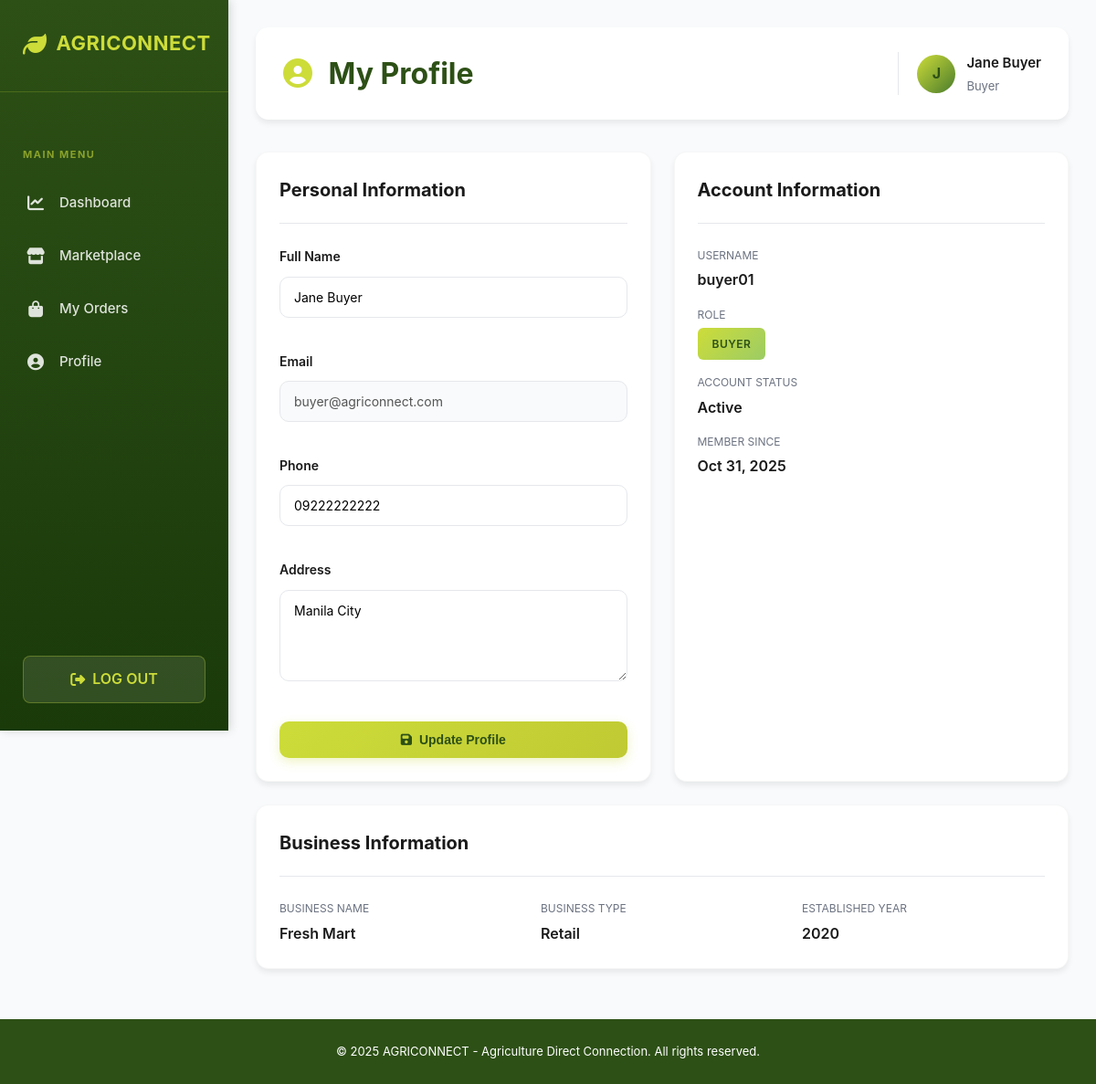
/pages/profile/user-profile.php (signed in), run on the app's committed database.
### tables this page shows
CREATE TABLE users (
    user_id INT PRIMARY KEY AUTO_INCREMENT,
    username VARCHAR(50) UNIQUE NOT NULL,
    email VARCHAR(100) UNIQUE NOT NULL,
    password VARCHAR(255) NOT NULL,
    full_name VARCHAR(100) NOT NULL,
    phone VARCHAR(15),
    address TEXT,
    role ENUM('admin', 'farmer', 'buyer') NOT NULL,
    profile_image VARCHAR(255),
    is_active BOOLEAN DEFAULT TRUE,
    created_at TIMESTAMP DEFAULT CURRENT_TIMESTAMP,
    updated_at TIMESTAMP DEFAULT CURRENT_TIMESTAMP ON UPDATE CURRENT_TIMESTAMP
);

CREATE TABLE buyers (
    buyer_id INT PRIMARY KEY AUTO_INCREMENT,
    user_id INT NOT NULL UNIQUE,
    business_name VARCHAR(100),
    business_type VARCHAR(50),
    established_year INT,
    created_at TIMESTAMP DEFAULT CURRENT_TIMESTAMP,
    FOREIGN KEY (user_id) REFERENCES users(user_id) ON DELETE CASCADE
);

### includes/auth-check.php (called while the page is built, shortened)
<?php
include_once($_SERVER['DOCUMENT_ROOT'] . '/agriconnect/config/db.php');
$user_id = $_SESSION['user_id'];
$query = "SELECT u.* FROM users u WHERE u.user_id = ?";
$stmt = $conn->prepare($query);
$stmt->bind_param("i", $user_id);
$stmt->execute();
$result = $stmt->get_result();
$current_user = $result->fetch_assoc();
?>

### pages/profile/user-profile.php (the view, shortened to what this page needs)
<?php
include_once($_SERVER['DOCUMENT_ROOT'] . '/agriconnect/includes/auth-check.php');
include_once($_SERVER['DOCUMENT_ROOT'] . '/agriconnect/includes/header.php');
if ($current_user['role'] === 'farmer') {
    $query = "SELECT * FROM farmers WHERE user_id = ?";
    $stmt = $conn->prepare($query);
    $stmt->bind_param("i", $current_user['user_id']);
    $stmt->execute();
    $role_data = $stmt->get_result()->fetch_assoc();
    $stmt->close();
} elseif ($current_user['role'] === 'buyer') {
    $query = "SELECT * FROM buyers WHERE user_id = ?";
    $stmt = $conn->prepare($query);
    $stmt->bind_param("i", $current_user['user_id']);
    $stmt->execute();
    $role_data = $stmt->get_result()->fetch_assoc();
}
?>
<div class="main-wrapper">
    <?php include_once($_SERVER['DOCUMENT_ROOT'] . '/agriconnect/includes/sidebar.php'); ?>
    <div class="main-content">
        <div class="top-bar">
            <div class="top-bar-left">
                <h1 style="margin: 0; color: var(--primary-green);">
                    <i class="fas fa-user-circle" style="color: var(--accent-lime); margin-right: 10px;"></i>
                    My Profile
                </h1>
            </div>
            <div class="top-bar-right">
                <div class="user-info">
                    <div class="user-avatar"><?php echo strtoupper(substr($current_user['full_name'], 0, 1)); ?></div>
                    <div class="user-details">
                        <h3><?php echo $current_user['full_name']; ?></h3>
                        <p><?php echo ucfirst($current_user['role']); ?></p>
                    </div>
                </div>
            </div>
        </div>
        <div style="display: grid; grid-template-columns: 1fr 1fr; gap: 25px;">
            <div class="card">
                <div class="card-header">
                    <h2>Personal Information</h2>
                </div>
                <form method="POST" style="display: grid; gap: 15px;">
                    <div class="form-group">
                        <label>Full Name</label>
                        <input type="text" name="full_name" value="<?php echo htmlspecialchars($current_user['full_name']); ?>" required>
                    </div>
                    <div class="form-group">
                        <label>Email</label>
                        <input type="email" value="<?php echo htmlspecialchars($current_user['email']); ?>" disabled style="background-color: var(--bg-light); cursor: not-allowed;">
                    </div>
                    <div class="form-group">
                        <label>Phone</label>
                        <input type="tel" name="phone" value="<?php echo htmlspecialchars($current_user['phone'] ?? ''); ?>">
                    </div>
                    <div class="form-group">
                        <label>Address</label>
                        <textarea name="address" style="resize: vertical; min-height: 100px;"><?php echo htmlspecialchars($current_user['address'] ?? ''); ?></textarea>
                    </div>
                    <button type="submit" class="btn btn-primary" style="width: 100%; justify-content: center;">
                        <i class="fas fa-save"></i> Update Profile
                    </button>
                </form>
            </div>
            <div class="card">
                <div class="card-header">
                    <h2>Account Information</h2>
                </div>
                <div style="display: grid; gap: 15px;">
                    <div>
                        <p style="font-size: 12px; color: var(--text-gray); margin-bottom: 5px;">USERNAME</p>
                        <p style="font-size: 16px; font-weight: 600; color: var(--text-dark); margin: 0;">
                            <?php echo htmlspecialchars($current_user['username']); ?>
                        </p>
                    </div>
                    <div>
                        <p style="font-size: 12px; color: var(--text-gray); margin-bottom: 5px;">ROLE</p>
                        <div style="display: flex; align-items: center; gap: 10px;">
                            <span class="badge" style="background: linear-gradient(135deg, var(--accent-lime), #9ccc65); color: var(--primary-green); padding: 8px 16px; border-radius: 6px; font-weight: 600; text-transform: uppercase; font-size: 12px;">
                                <?php echo ucfirst($current_user['role']); ?>
                            </span>
                        </div>
                    </div>
                    <div>
                        <p style="font-size: 12px; color: var(--text-gray); margin-bottom: 5px;">ACCOUNT STATUS</p>
                        <p style="font-size: 16px; font-weight: 600; color: var(--text-dark); margin: 0;">
                            <?php echo $current_user['is_active'] ? 'Active' : 'Inactive'; ?>
                        </p>
                    </div>
                    <div>
                        <p style="font-size: 12px; color: var(--text-gray); margin-bottom: 5px;">MEMBER SINCE</p>
                        <p style="font-size: 16px; font-weight: 600; color: var(--text-dark); margin: 0;">
                            <?php echo date('M d, Y', strtotime($current_user['created_at'])); ?>
                        </p>
                    </div>
                </div>
            </div>
        </div>
        <?php if ($current_user['role'] === 'farmer' && isset($role_data)): ?>
            <div class="card">
                <div class="card-header">
                    <h2>Farm Information</h2>
                </div>
                <div style="display: grid; grid-template-columns: repeat(auto-fit, minmax(250px, 1fr)); gap: 20px;">
                    <div>
                        <p style="font-size: 12px; color: var(--text-gray); margin-bottom: 5px;">FARM NAME</p>
                        <p style="font-size: 16px; font-weight: 600; color: var(--text-dark); margin: 0;">
                            <?php echo htmlspecialchars($role_data['farm_name'] ?? 'Not provided'); ?>
                        </p>
                    </div>
                    <div>
                        <p style="font-size: 12px; color: var(--text-gray); margin-bottom: 5px;">FARM LOCATION</p>
                        <p style="font-size: 16px; font-weight: 600; color: var(--text-dark); margin: 0;">
                            <?php echo htmlspecialchars($role_data['farm_location'] ?? 'Not provided'); ?>
                        </p>
                    </div>
                    <div>
                        <p style="font-size: 12px; color: var(--text-gray); margin-bottom: 5px;">FARM SIZE</p>
                        <p style="font-size: 16px; font-weight: 600; color: var(--text-dark); margin: 0;">
                            <?php echo $role_data['farm_size'] ?? '0'; ?> hectares
                        </p>
                    </div>
                    <div>
                        <p style="font-size: 12px; color: var(--text-gray); margin-bottom: 5px;">YEARS OF EXPERIENCE</p>
                        <p style="font-size: 16px; font-weight: 600; color: var(--text-dark); margin: 0;">
                            <?php echo $role_data['years_of_experience'] ?? '0'; ?> years
                        </p>
                    </div>
                    <div>
                        <p style="font-size: 12px; color: var(--text-gray); margin-bottom: 5px;">SPECIALIZATION</p>
                        <p style="font-size: 16px; font-weight: 600; color: var(--text-dark); margin: 0;">
                            <?php echo htmlspecialchars($role_data['specialization'] ?? 'Not specified'); ?>
                        </p>
                    </div>
                </div>
            </div>
        <?php elseif ($current_user['role'] === 'buyer' && isset($role_data)): ?>
            <div class="card">
                <div class="card-header">
                    <h2>Business Information</h2>
                </div>
                <div style="display: grid; grid-template-columns: repeat(auto-fit, minmax(250px, 1fr)); gap: 20px;">
                    <div>
                        <p style="font-size: 12px; color: var(--text-gray); margin-bottom: 5px;">BUSINESS NAME</p>
                        <p style="font-size: 16px; font-weight: 600; color: var(--text-dark); margin: 0;">
                            <?php echo htmlspecialchars($role_data['business_name'] ?? 'Not provided'); ?>
                        </p>
                    </div>
                    <div>
                        <p style="font-size: 12px; color: var(--text-gray); margin-bottom: 5px;">BUSINESS TYPE</p>
                        <p style="font-size: 16px; font-weight: 600; color: var(--text-dark); margin: 0;">
                            <?php echo htmlspecialchars($role_data['business_type'] ?? 'Not provided'); ?>
                        </p>
                    </div>
                    <div>
                        <p style="font-size: 12px; color: var(--text-gray); margin-bottom: 5px;">ESTABLISHED YEAR</p>
                        <p style="font-size: 16px; font-weight: 600; color: var(--text-dark); margin: 0;">
                            <?php echo $role_data['established_year'] ?? 'Not provided'; ?>
                        </p>
                    </div>
                </div>
            </div>
        <?php endif; ?>
    </div>
</div>
<?php include_once($_SERVER['DOCUMENT_ROOT'] . '/agriconnect/includes/footer.php'); ?>

### assets/css/style.css (style rules this page uses)
:root { --primary-green: #2d5016; --dark-green: #1a3a0a; --light-green: #4a7c2c; --accent-lime: #cddc39; --accent-light-lime: #e8f5e9; --bg-light: #f8fafb; --bg-white: #ffffff; --text-dark: #1a1a1a; --text-gray: #6b7280; --border-light: #e5e7eb; --shadow-sm: 0 1px 2px rgba(0, 0, 0, 0.05); --shadow-md: 0 4px 6px rgba(0, 0, 0, 0.07); --shadow-lg: 0 10px 15px rgba(0, 0, 0, 0.1); }
* { margin: 0; padding: 0; box-sizing: border-box; }
html, body { width: 100%; height: 100%; }
body { font-family: -apple-system, BlinkMacSystemFont, "Segoe UI", Roboto, "Helvetica Neue", Arial, sans-serif; background-color: var(--bg-light); color: var(--text-dark); line-height: 1.6; overflow-x: hidden; }
.main-wrapper { display: flex; min-height: 100vh; }
.main-content { flex: 1; margin-left: 250px; padding: 40px; background-color: var(--bg-light); }
.top-bar { display: flex; justify-content: space-between; align-items: center; background-color: var(--bg-white); padding: 25px 30px; border-radius: 14px; margin-bottom: 35px; box-shadow: var(--shadow-md); gap: 30px; }
.top-bar-left { flex: 1; display: flex; align-items: center; gap: 20px; }
.top-bar-right { display: flex; align-items: center; gap: 25px; }
.user-info { display: flex; align-items: center; gap: 12px; padding-left: 20px; border-left: 1px solid var(--border-light); }
.user-avatar { width: 42px; height: 42px; border-radius: 50%; background: linear-gradient(135deg, var(--accent-lime), var(--light-green)); display: flex; align-items: center; justify-content: center; color: var(--primary-green); font-weight: 700; font-size: 16px; }
.user-details h3 { font-size: 15px; font-weight: 600; color: var(--text-dark); margin: 0; }
.user-details p { font-size: 13px; color: var(--text-gray); margin: 3px 0 0 0; }
.card { background-color: var(--bg-white); border-radius: 14px; padding: 25px; margin-bottom: 25px; box-shadow: var(--shadow-md); border: 1px solid rgba(0, 0, 0, 0.03); transition: all 0.3s ease; }
.card-header { display: flex; justify-content: space-between; align-items: center; margin-bottom: 25px; padding-bottom: 20px; border-bottom: 1px solid var(--border-light); }
.card-header h2 { font-size: 20px; font-weight: 700; color: var(--text-dark); margin: 0; }
.form-group { margin-bottom: 22px; }
.form-group label { display: block; margin-bottom: 10px; font-weight: 600; color: var(--text-dark); font-size: 14px; }
.form-group input, .form-group select, .form-group textarea { width: 100%; padding: 13px 15px; border: 1px solid var(--border-light); border-radius: 10px; font-size: 14px; font-family: inherit; transition: all 0.3s ease; background-color: var(--bg-white); }
.btn { padding: 12px 24px; border: none; border-radius: 10px; font-size: 14px; font-weight: 600; cursor: pointer; transition: all 0.3s ease; display: inline-flex; align-items: center; gap: 8px; text-decoration: none; }
.btn-primary { background: linear-gradient(135deg, var(--accent-lime), #c0ca33); color: var(--primary-green); box-shadow: 0 4px 12px rgba(205, 220, 57, 0.3); }
.badge { display: inline-block; padding: 6px 14px; border-radius: 20px; font-size: 12px; font-weight: 600; text-transform: uppercase; letter-spacing: 0.5px; }
@media (max-width: 1200px) { .main-content { padding: 30px; } }

### data on the page
users: full_name "J", full_name "Jane Buyer", role "Buyer", email "buyer@agriconnect.com", phone "09222222222", address "Manila City", username "buyer01", role "BUYER", created_at "Oct 31, 2025"
buyers: business_name "Fresh Mart", business_type "Retail", established_year "2020"
